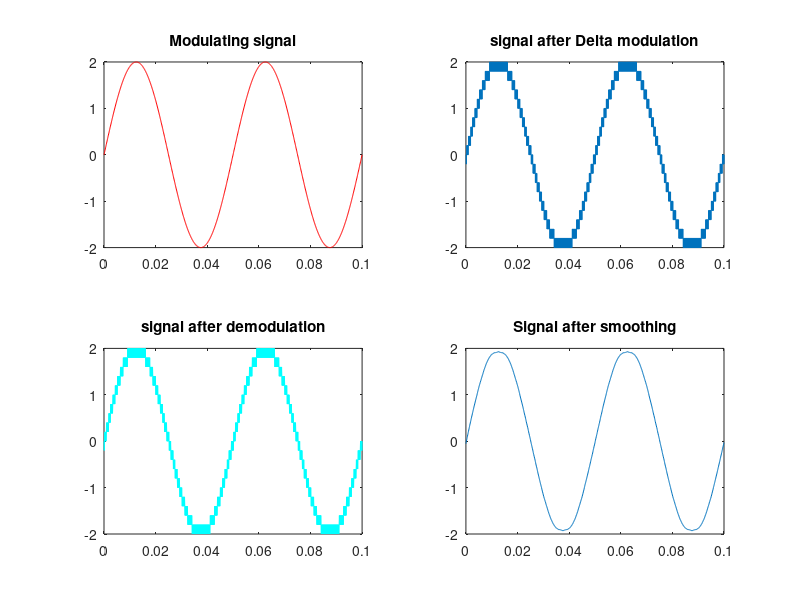

Write MATLAB code to recreate this figure.
clc;
clear all;
close all;
%Sine wave Amplitude,Sampling frequency and sampling time.
A=2;
Fs=10000;
Ts=1/Fs;
%x-coordinate (x-axis) from(0 till 5*10^-3)
t=0:Ts:0.1;
%modulating signal
x= A*sin(2*pi*Fs/500*t);
len = length(t);
%plot the modulating signal
subplot(2,2,1);
plot(t,x,'r');
title('Modulating signal');
%Specify the length of the stair fn
delta = 0.2;
%you may also change delta value as required delta = 1*delta
xn=0;
%start modulation
for i =1:len-1;
    if x(i)>xn(i)
        d(i)=1;
        xn(i+1)=xn(i)+delta;
    else
        d(i) =0;
        xn(i+1)=xn(i)-delta;
    end
end
%plot the signal after DM.
subplot(2,2,2);
stairs(t,xn);
title('signal after Delta modulation');
 %Demodualtion 
for i=1:d
    if d(i)>xn(i)
        d(i)=0;
        xn(i+1)=xn(i)-delta;
    else
        d(i)=1;
        xn(i+1)=xn(i)+delta;
    end
end
%plot demodulated signal
subplot(2,2,3);
plot(t,xn,'c');
title('signal after demodulation');
%Adjust the low pass filter
order=3;
frame=81;
h= sgolayfilt(xn,order,frame);
%plot the resulting signal after smoothing.
subplot(2,2,4);
plot(t,h);
title('Signal after smoothing');
%calc square error
err = immse(x,h );
fprintf('\n The mean-squared error is %0.4f\n', err);